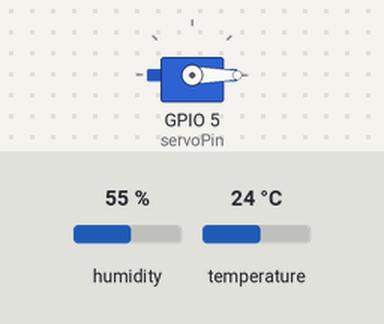
A sketch run on a simulated ESP32. Shown: servo. The test bench sets the inputs (shaded band); at power-on: humidity 55 %, temperature 24 °C. WiFi joins after 1.5 s; servers stay silent unless stated; what the sketch prints to the serial monitor is not drawn.

Above: at 2.7 s.
2.8 s: humidity set to 41 %
6.6 s: humidity set to 38 %
At 8.2 s:
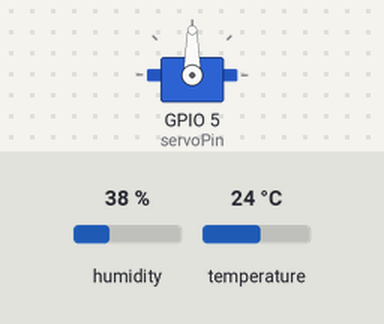
10.6 s: humidity set to 40 %
At 14.4 s:
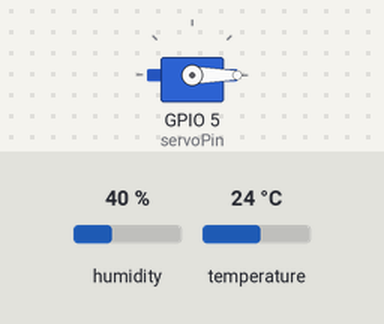
15.0 s: humidity set to 22 %
At 17.5 s:
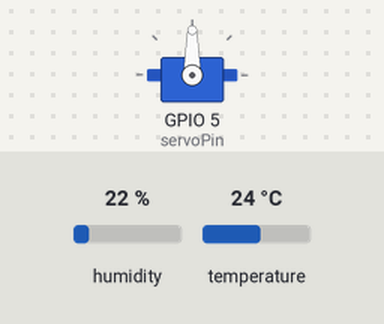
Timing chart, 0 to 19.0 s (numbered marks = the images above; inputs shaded):
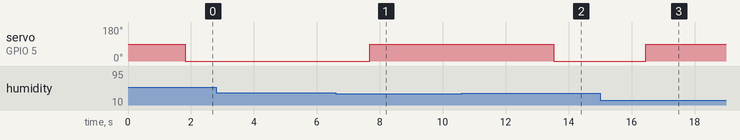

The sketch:

Smart_Irrigation.ino
```cpp
#define DHTPIN 4          // Pin connected to the DHT sensor (G4 on ESP32)
#define DHTTYPE DHT11     // DHT 11 sensor type
#include <DHT.h>
#include <WiFi.h>
#include <WiFiClient.h>
#include <FirebaseESP32.h>
#include <ESP32Servo.h>   // Include the ESP32Servo library

#define FIREBASE_HOST "smart-irrigation-67c9d-default-rtdb.firebaseio.com"
#define FIREBASE_AUTH "z62GKiEdS8td4q1RokrdSx68QD797uNaoUe2cFCH"
#define WIFI_SSID "Rekha 5g"
#define WIFI_PASSWORD "9448051890rekha"

DHT dht(DHTPIN, DHTTYPE);
Servo valveServo;
FirebaseData firebaseData;

String FIREBASE_BUCKET = "irrigation";

int humidity = 0;
int temp = 0;
int servoPin = 5;

void setupWiFi() {
  WiFi.begin(WIFI_SSID, WIFI_PASSWORD);
  Serial.print("Connecting to Wi-Fi");
  while (WiFi.status() != WL_CONNECTED) {
    Serial.print(".");
    delay(300);
  }
  Serial.println();
  Serial.print("Connected with IP: ");
  Serial.println(WiFi.localIP());
}

void setup() {
  Serial.begin(115200);
  setupWiFi();
  dht.begin();

  // Attach the servo to the specified pin using ESP32Servo
  valveServo.attach(servoPin);

  Firebase.begin(FIREBASE_HOST, FIREBASE_AUTH);
  Firebase.reconnectWiFi(true);
}

void readHumidity() {
  humidity = dht.readHumidity();
}

void readTemp() {
  temp = dht.readTemperature();
}

void controlValve(int humidity, int temp) {
  bool isValveOpen = false; // Variable to store the valve status

  if (humidity < 40 || temp > 30) {  // Example condition: if humidity is below 40% or temp above 30°C
    valveServo.write(90);  // Turn the valve to 90 degrees (open position)
    isValveOpen = true;
    Serial.println("Valve opened");
  } else {
    valveServo.write(0);   // Turn the valve to 0 degrees (closed position)
    isValveOpen = false;
    Serial.println("Valve closed");
  }

  // Send valve status to Firebase
  Firebase.setBool(firebaseData, String(FIREBASE_BUCKET) + "/water", isValveOpen);
}

void loop() {
  readHumidity();
  readTemp();
  Serial.println("Current Humidity: " + String(humidity) + " and Temperature: " + String(temp));

  // Send temperature and humidity data to Firebase
  Firebase.setInt(firebaseData, String(FIREBASE_BUCKET) + "/humidity", humidity);
  Firebase.setInt(firebaseData, String(FIREBASE_BUCKET) + "/temperature", temp);

  // Control the valve based on the readings
  controlValve(humidity, temp);

  delay(1000); // Delay between checks
}
```

Measured:
- the behaviour switches between 40 and 39 % on humidity (found by bisection; images 0 and 1)
- after the input at 2.8 s, every drawn part: stays the same
- after the input at 6.6 s, servo on GPIO 5 (servoPin): 0° → 90° after 1.1 s
- after the input at 10.6 s, servo on GPIO 5 (servoPin): 90° → 0° after 2.9 s
- after the input at 15.0 s, servo on GPIO 5 (servoPin): 0° → 90° after 1.4 s
